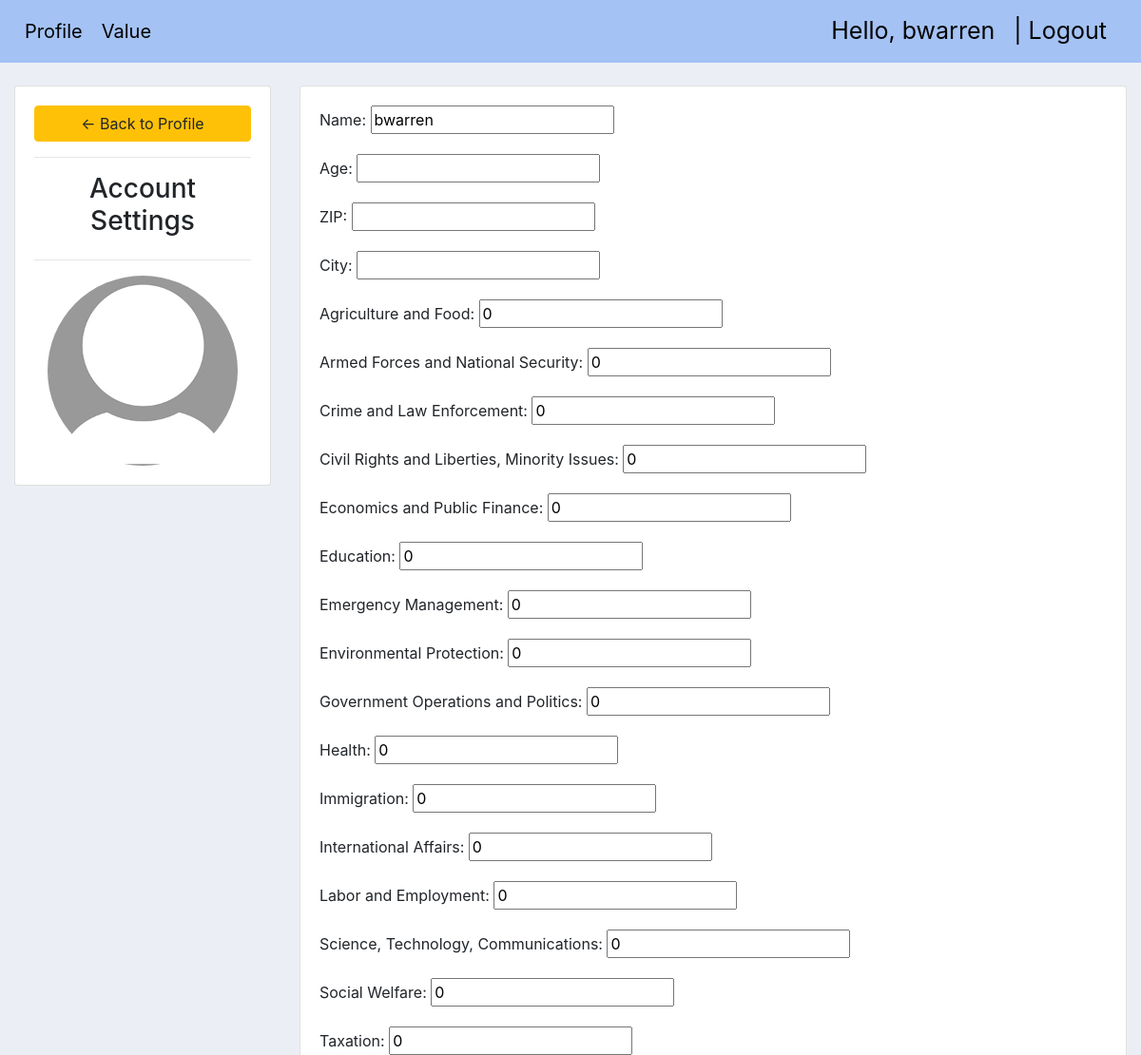
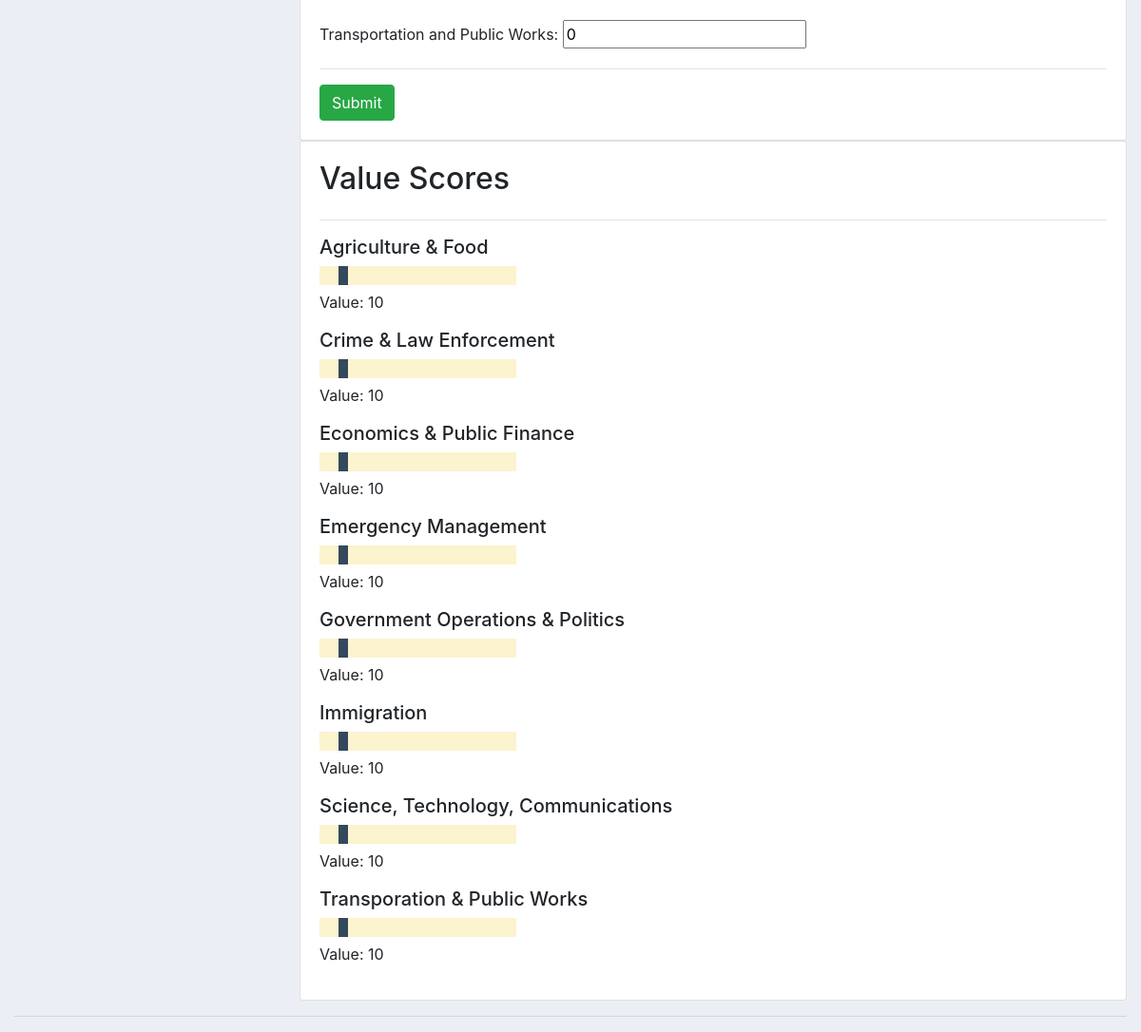
/account/ (signed in), run on the app's committed database (2 pictures, top to bottom).
### accounts/models.py (models this page shows, shortened)
class Customer(models.Model):
	user = models.OneToOneField(User, null=True, on_delete=models.CASCADE) # <-- add this for the User profile create a one to one relationship (customer - User)
	name = models.CharField(max_length=200, null=True)
	Age = models.CharField("Age", max_length=3, null=True,)
	zip_code = models.CharField("ZIP", max_length=12, null=True,)
	city = models.CharField("City", max_length=1024, null=True,)
	agriculture_and_food = models.IntegerField("Agriculture and Food", default=0, validators=[MinValueValidator(0), MaxValueValidator(100)])
	armedforces_and_nationalsecurity = models.IntegerField("Armed Forces and National Security", default=0, validators=[MinValueValidator(0), MaxValueValidator(100)])
	crime_and_lawenforcement = models.IntegerField("Crime and Law Enforcement", default=0, validators=[MinValueValidator(0), MaxValueValidator(100)])
	civilrights_and_liberties_minorityissues = models.IntegerField("Civil Rights and Liberties, Minority Issues", default=0, validators=[MinValueValidator(0), MaxValueValidator(100)])
	economics_and_public_finance = models.IntegerField("Economics and Public Finance", default=0, validators=[MinValueValidator(0), MaxValueValidator(100)])
	education = models.IntegerField("Education", default=0, validators=[MinValueValidator(0), MaxValueValidator(100)])
	emergency_management = models.IntegerField("Emergency Management", default=0, validators=[MinValueValidator(0), MaxValueValidator(100)])
	environmental_protection = models.IntegerField("Environmental Protection", default=0, validators=[MinValueValidator(0), MaxValueValidator(100)])
	governmentoperations_and_politics = models.IntegerField("Government Operations and Politics", default=0, validators=[MinValueValidator(0), MaxValueValidator(100)])
	health = models.IntegerField("Health", default=0, validators=[MinValueValidator(0), MaxValueValidator(100)])
	immigration = models.IntegerField("Immigration", default=0, validators=[MinValueValidator(0), MaxValueValidator(100)])
	internationalaffairs = models.IntegerField("International Affairs", default=0, validators=[MinValueValidator(0), MaxValueValidator(100)])
	labor_and_employment = models.IntegerField("Labor and Employment", default=0, validators=[MinValueValidator(0), MaxValueValidator(100)])
	science_technology_communications = models.IntegerField("Science, Technology, Communications", default=0, validators=[MinValueValidator(0), MaxValueValidator(100)])
	social_welfare = models.IntegerField("Social Welfare", default=0, validators=[MinValueValidator(0), MaxValueValidator(100)])
	taxation = models.IntegerField("Taxation", default=0, validators=[MinValueValidator(0), MaxValueValidator(100)])
	transportation_and_public_works = models.IntegerField("Transportation and Public Works", default=0, validators=[MinValueValidator(0), MaxValueValidator(100)])

### accounts/decorators.py (the view)
		def wrapper_func(request, *args, **kwargs):
			group = None
			if request.user.groups.exists(): # check if the user is part of the group
				group = request.user.groups.all()[0].name
			if group in allowed_roles:
				return view_func(request, *args, **kwargs)
			else:
				return HttpResponse('You are not authorized to view this page')

### accounts/forms.py
class CustomerForm(ModelForm):
	class Meta:
		model = Customer
		fields = '__all__'
		exclude = ['user']

### accounts/views.py (called while the page is built)
@login_required(login_url='login')
@allowed_users(allowed_roles=['customer'])
def accountSettings(request):
	customer = request.user.customer
	form = CustomerForm(instance=customer)
	if request.method == 'POST':  #healding the submition
		form = CustomerForm(request.POST, instance=customer)#<---no pillow (request.POST, request.FILES,instance=customer)
		if form.is_valid():
			form.save()
	context = {'form':form}
	return render(request, 'accounts/account_settings.html', context)

### accounts/templates/accounts/account_settings.html (shortened to what this page needs)
{%  extends 'accounts/main.html' %}
{% load static %}
{% block content %}
<br>
<div class="row">
	<div class="col-md-3">
		<div class="card card-body">
			<a class="btn btn-warning" href="{% url 'home' %}"> &#8592; Back to Profile</a>
			<hr>
			<h3 style="text-align: center">Account Settings</h3>
			<hr>
			<img class="profile-pic" src="/static/images/avatar.jpg" >
		</div>
	</div>
	<div class="col-md-9">
		<div class="card card-body">
			<form method="POST" action="" enctype="multipart/form-data">
				{{form.as_p}}
				<hr>
				<input class="btn btn-success" type="submit" name="Update Information" >
				</form>
		</div>
		<div class="card card-body">
			<h2>Value Scores</h2><hr>
			<h5>Agriculture & Food</h5>
			<div>
  				<div class="rangeslider">
    				<input type="range" min="0" max="100" value="10" class="myslider" id="sliderRange1">
    				<p>Value: <span id="demo1"></span></p>
  				</div>
			</div>
			<h5>Crime & Law Enforcement</h5>
			<div>
  				<div class="rangeslider">
    				<input type="range" min="0" max="100" value="10" class="myslider" id="sliderRange2">
    				<p>Value: <span id="demo2"></span></p>
  				</div>
			</div>
			<h5>Economics & Public Finance</h5>
			<div>
  				<div class="rangeslider">
    				<input type="range" min="0" max="100" value="10" class="myslider" id="sliderRange3">
    				<p>Value: <span id="demo3"></span></p>
  				</div>
			</div>
			<h5>Emergency Management</h5>
			<div>
  				<div class="rangeslider">
    				<input type="range" min="0" max="100" value="10" class="myslider" id="sliderRange4">
    				<p>Value: <span id="demo4"></span></p>
  				</div>
			</div>
			<h5>Government Operations & Politics</h5>
			<div>
  				<div class="rangeslider">
    				<input type="range" min="0" max="100" value="10" class="myslider" id="sliderRange5">
    				<p>Value: <span id="demo5"></span></p>
  				</div>
			</div>
			<h5>Immigration</h5>
			<div>
  				<div class="rangeslider">
    				<input type="range" min="0" max="100" value="10" class="myslider" id="sliderRange6">
    				<p>Value: <span id="demo6"></span></p>
  				</div>
			</div>
			<h5>Science, Technology, Communications</h5>
			<div>
  				<div class="rangeslider">
    				<input type="range" min="0" max="100" value="10" class="myslider" id="sliderRange7">
    				<p>Value: <span id="demo7"></span></p>
  				</div>
			</div>
			<h5>Transporation & Public Works</h5>
			<div>
  				<div class="rangeslider">
    				<input type="range" min="0" max="100" value="10" class="myslider" id="sliderRange8">
    				<p>Value: <span id="demo8"></span></p>
  				</div>
			</div>
		</div>
</div>
{% endblock %}

### accounts/templates/accounts/navbar.html (shortened to what this page needs)
{% load static %}
  <nav class="navbar navbar-expand-lg navbar-light" style="background-color: #A4C2F4;">
  <div class="collapse navbar-collapse" id="navbarNav">
    <ul class="navbar-nav">
      <li class="nav-item">
       <a class="nav-link" style="text-align: center;padding: 10px; font-size: 20px;color:black" href="{% url 'home' %}">Profile</a>
     </li>
     <li class="nav-item active">
      <a class="nav-link" style="text-align: center;padding: 10px; font-size: 20px;color:black" href="{% url 'user-value' %}">Value</a>
    </li>
    </ul>
  </div>
  <span class="hello-msg">Hello, {{request.user}} </span>
  <span ><a  class="hello-msg" href="{% url 'logout' %}"> |  Logout</a></span>
</nav>

### static/css/main.css (style rules this page uses)
body { background-color: #ebeff5; }

### accounts/templates/accounts/navbar.html (style rules this page uses)
.hello-msg { font-size: 25px; color: rgb(3, 3, 3); margin-right: 20px; }

### accounts/templates/accounts/account_settings.html (style rules this page uses)
.profile-pic { max-width: 200px; max-height:200px; margin: 0 auto; border-radius: 50%; }
.rangeslider { width: 50%; }
.myslider { -webkit-appearance: none; background: #FCF3CF ; width: 50%; height: 20px; opacity: 2; }

### data on the page
Customer: name "bwarren", agriculture_and_food "0", armedforces_and_nationalsecurity "0", crime_and_lawenforcement "0", civilrights_and_liberties_minorityissues "0", economics_and_public_finance "0", education "0", emergency_management "0", environmental_protection "0", governmentoperations_and_politics "0", health "0", immigration "0", internationalaffairs "0", labor_and_employment "0", science_technology_communications "0", social_welfare "0", taxation "0", transportation_and_public_works "0"

### other printed values
{{ request.user }} "bwarren"
